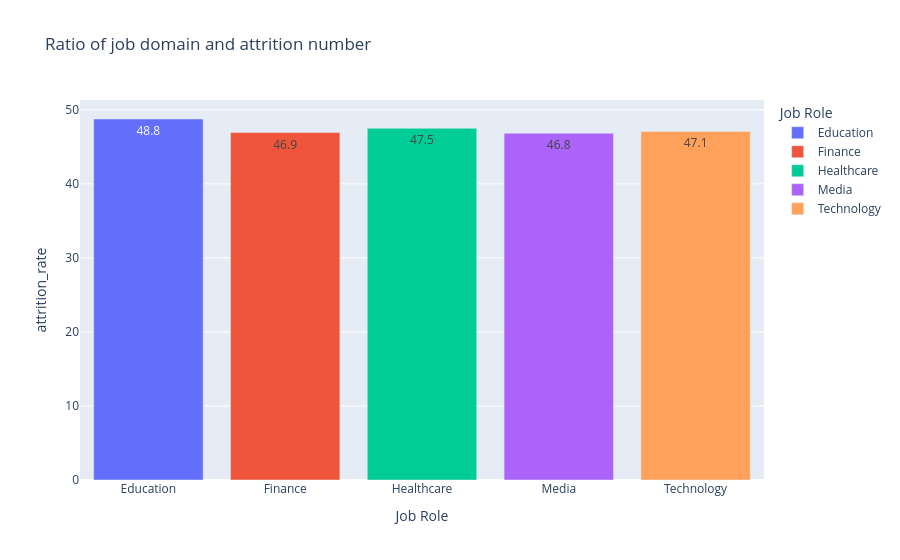

Write notebook code for a chart like this one.
### Code cell
d = (df.assign(is_left=(df['attrition']=='Left').astype(int))
     .groupby('job_role')['is_left']
     .mean()
     .reset_index(name='attrition_rate')
     )
d['attrition_rate'] = d['attrition_rate']*100

fig = px.bar(
    d, 
    x='job_role',
    y='attrition_rate',
    title='Ratio of job domain and attrition number',
    labels={'job_role': 'Job Role', 'attrition_number': 'Number of Attritions'},
    text_auto='.1f',
    color='job_role'
)

fig.show()

### Figure 1 — Plotly figure (JSON) as saved in the notebook; plotly's stock layout.template omitted (floating-point values rounded to 4 significant figures)
{"data": [{"hovertemplate": "Job Role=%{x}<br>attrition_rate=%{y}<extra></extra>", "legendgroup": "Education", "marker": {"color": "#636efa", "pattern": {"shape": ""}}, "name": "Education", "orientation": "v", "showlegend": true, "textposition": "auto", "texttemplate": "%{y:.1f}", "type": "bar", "x": ["Education"], "xaxis": "x", "y": [48.77], "yaxis": "y"}, {"hovertemplate": "Job Role=%{x}<br>attrition_rate=%{y}<extra></extra>", "legendgroup": "Finance", "marker": {"color": "#EF553B", "pattern": {"shape": ""}}, "name": "Finance", "orientation": "v", "showlegend": true, "textposition": "auto", "texttemplate": "%{y:.1f}", "type": "bar", "x": ["Finance"], "xaxis": "x", "y": [46.93], "yaxis": "y"}, {"hovertemplate": "Job Role=%{x}<br>attrition_rate=%{y}<extra></extra>", "legendgroup": "Healthcare", "marker": {"color": "#00cc96", "pattern": {"shape": ""}}, "name": "Healthcare", "orientation": "v", "showlegend": true, "textposition": "auto", "texttemplate": "%{y:.1f}", "type": "bar", "x": ["Healthcare"], "xaxis": "x", "y": [47.51], "yaxis": "y"}, {"hovertemplate": "Job Role=%{x}<br>attrition_rate=%{y}<extra></extra>", "legendgroup": "Media", "marker": {"color": "#ab63fa", "pattern": {"shape": ""}}, "name": "Media", "orientation": "v", "showlegend": true, "textposition": "auto", "texttemplate": "%{y:.1f}", "type": "bar", "x": ["Media"], "xaxis": "x", "y": [46.85], "yaxis": "y"}, {"hovertemplate": "Job Role=%{x}<br>attrition_rate=%{y}<extra></extra>", "legendgroup": "Technology", "marker": {"color": "#FFA15A", "pattern": {"shape": ""}}, "name": "Technology", "orientation": "v", "showlegend": true, "textposition": "auto", "texttemplate": "%{y:.1f}", "type": "bar", "x": ["Technology"], "xaxis": "x", "y": [47.09], "yaxis": "y"}], "layout": {"barmode": "relative", "legend": {"title": {"text": "Job Role"}, "tracegroupgap": 0}, "title": {"text": "Ratio of job domain and attrition number"}, "xaxis": {"anchor": "y", "categoryarray": ["Education", "Finance", "Healthcare", "Media", "Technology"], "categoryorder": "array", "domain": [0, 1], "title": {"text": "Job Role"}}, "yaxis": {"anchor": "x", "domain": [0, 1], "title": {"text": "attrition_rate"}}}}
